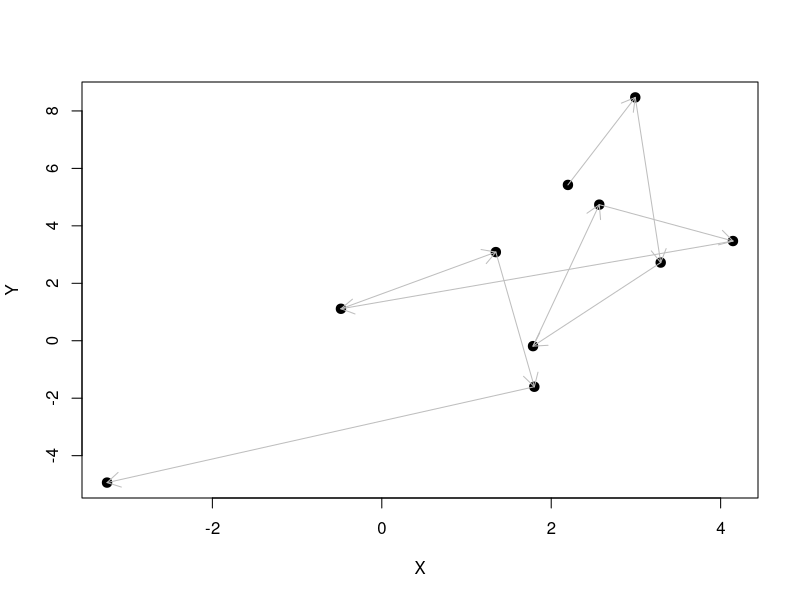
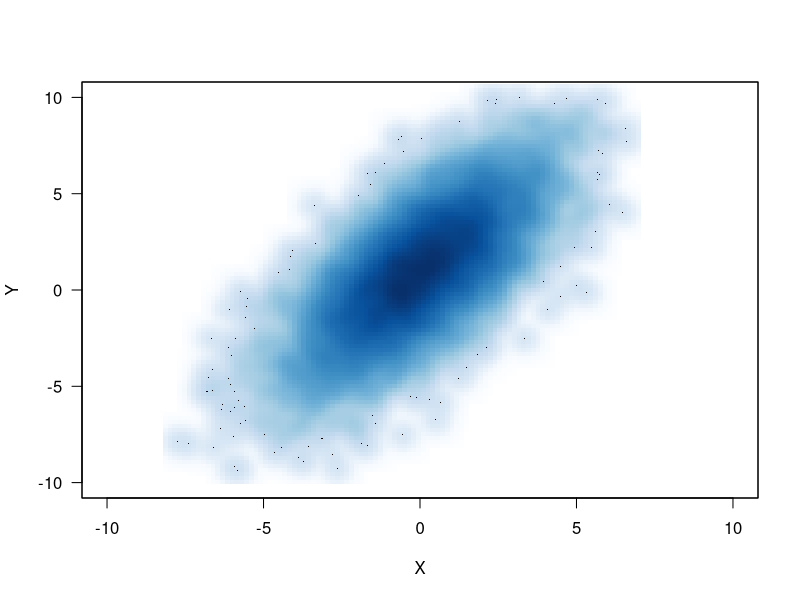

Write the R code that produced these figures, in order.
## ---- chunk 1
knitr::opts_chunk$set(echo = TRUE)
## ---- chunk 2
set.seed(78632)

rbinormal <- function(n, mu1, mu2, sigma1, sigma2, rho){
	# Initialize vectors
	x <- rnorm(1, mu1, sigma1)
	y <- rnorm(1, mu2, sigma2)
	xy <- matrix(nrow = n, ncol = 2, dimnames = list(NULL, c("X", "Y")))
	# Sample from conditional distributions
	for(i in 1:n){
		x <- rnorm(1, mu1 + (sigma1 / sigma2) * (rho * (y - mu2)), (sqrt(1 - rho^2) * sigma1))
		y <- rnorm(1, mu2 + (sigma2 / sigma1) * (rho * (x - mu1)), (sqrt(1 - rho^2) * sigma2))
		xy[i, ] <- c(x, y)
	}
	xy
}
## ---- chunk 3
n1 <- 10
z <- rbinormal(n = n1, mu1 = 0, mu2 = 1, sigma1 = 2, sigma2 = 3, rho = 0.7)
plot(y = z[, 2], x = z[, 1], pch = 19, xlab = "X", ylab = "Y", cex = 1.25)
arrows(z[-n1, 1], z[-n1, 2], z[-1, 1], z[-1, 2], length = 0.15, col = "grey")
## ---- chunk 4
z1 <- rbinormal(n = 10000, mu1 = 0, mu2 = 1, sigma1 = 2, sigma2 = 3, rho = 0.7)
smoothScatter(z1, nbin = 100, las = 1, xlim = c(-10, 10), ylim = c(-10, 10))
